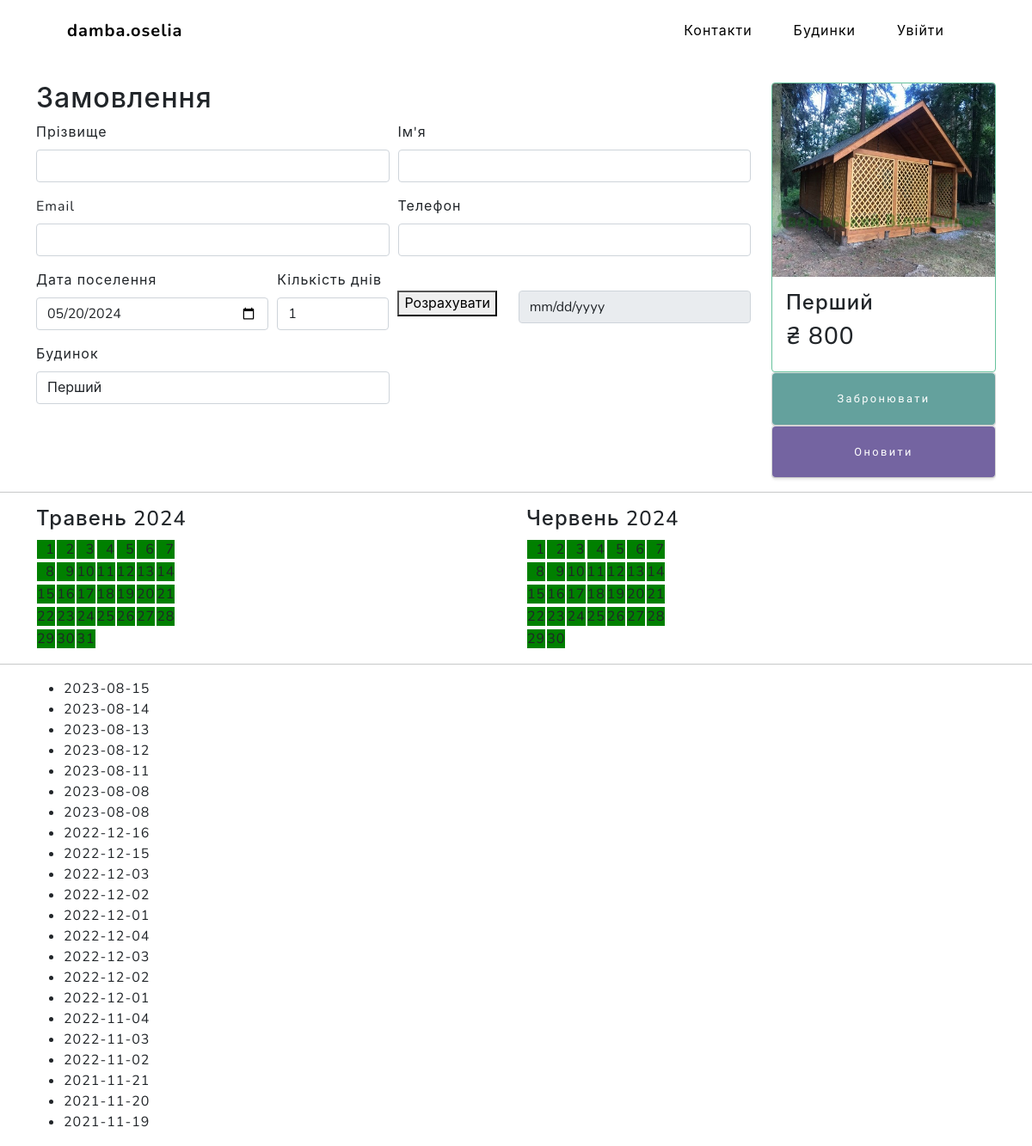
The page /houses/1/order/ on the database its author committed.
### main/models.py (models this page shows, shortened)
class Houses(models.Model):
    name = models.CharField(max_length=32)
    photo = models.ImageField(null=True, blank=True) #
    price = models.FloatField()
    capacity = models.IntegerField()
    rooms = models.IntegerField(null=True) #
    beds = models.IntegerField()
    wifi = models.BooleanField(default=True)
    kitchen = models.BooleanField(default=True)
    bathroom = models.BooleanField(default=True)
    floors = models.IntegerField()
    central_heat = models.BooleanField(default=False) #
    pets_allow = models.BooleanField(default=False) #
    description = models.CharField(max_length= 255, null=True) #
    def get_absolute_url(self):
        return reverse('house', kwargs={'house_id':self.pk})
    class Meta:
        verbose_name = 'Будинок'
        verbose_name_plural = 'Будинки'
        ordering = ['id']

### main/views.py (the view)
# urls.py: path('houses/<int:house_id>/order/', order_house, name='order_house'),
def order_house(request, house_id):
    info = Houses.objects.get(id=house_id)
    infos = Houses.objects.all()
    book_dates = Book.objects.filter(house=house_id)
    def save_client(f:object):
        first_name = f['first_name']
        last_name = f['last_name']
        phone_number = f['phone']
        email = f['email']
        try:
            Clients.objects.get(email=email)
            print('ТАКИЙ email ВЖЕ Є')
        except Clients.DoesNotExist:
            client = Clients(first_name=first_name, last_name=last_name, phone_number=phone_number, email=email)
            client.save()
        print('SAVED client')
    def save_book(f:object):
        email = f['email']
        client = Clients.objects.get(email=email)
        house = Houses.objects.get(id=house_id)
        count_of_days = f['count_of_days']
        date_future_settlment = f['date_future_settlment']
        date_future_checkout = date_future_settlment + timedelta(days=count_of_days)
        book = Book(client=client, house=house, date_future_settlment=date_future_settlment, date_future_checkout=date_future_checkout)
        book.save()
        print('SAVED book')
    def make_dates_arr(book_dates:list) -> list:
        dates_arr = []
        for bd in book_dates:
            date1, date2 = bd.date_future_settlment, bd.date_future_checkout
            days = (date2 - date1).days
            print(f'{date1} -- {date2} -> {days}')
            date_arr = []
            for i in range(days):
                date2 -= timedelta(days=1)
                date_arr.append(date2)
            dates_arr.append(date_arr)
        return dates_arr
    dates_arr = make_dates_arr(book_dates)
    def today_date():
        year = date.today().year
        month = date.today().month
        months = {
            '1': 'Січень',
            '2': 'Лютий',
            '3': 'Березень',
            '4': 'Квітень',
            '5': 'Травень',
            '6': 'Червень',
            '7': 'Липень',
            '8': 'Серпень',
            '9': 'Вересень',
            '10': 'Жовтень',
            '11': 'Листопад',
            '12': 'Грудень',
        }
        return [year, month if month>9 else '0'+str(month), month+1 if month+1>9 else '0'+str(month), months[str(month)], months[str(month+1)]]
    if request.method == 'POST':
        form = OrderHouse(request.POST)
        if form.is_valid():
            f = form.cleaned_data
            print('  Валідована форма:', f)
            save_client(f)
            save_book(f)
        else:
            print('  НE валідована форма:', form.cleaned_data)
    else:
        form = OrderHouse()
    today = today_date()
    context = {
        'title':f"Замовлення будинку {house_id} - {info.name}",
        'menu':menu,
        'info':info,
        'form':form,
        'infos':infos,
        'book_dates':dates_arr,
        'dates': {
            'current_year': today[0],
            'current_month_num': today[1],
            'next_month_num': today[2],
            'current_month': today[3],
            'next_month': today[4],
        }
    }
    return render(request, 'main/order_house.html', context=context)

### main/forms.py
class OrderHouse(forms.Form):
    first_name = forms.CharField(max_length=32, label="Ім'я")
    last_name = forms.CharField(max_length=32, label='Прізвище')
    phone = forms.IntegerField(label='Телефон')
    email = forms.EmailField(label='Email')
    count_of_days = forms.IntegerField(max_value=5, min_value=1, label='Кількість днів')
    house = forms.ModelChoiceField(queryset=Houses.objects.all(), empty_label='Виберіть будинок', label='Будинок')
    date_future_settlment = forms.DateField(label='Дата поселення')

### main/views.py (called while the page is built)
@register.filter
def get_range(value):
    return range(value)

### main/templates/main/order_house.html (shortened to what this page needs)
{% extends 'main/base.html' %}
{% load static %}
{% block content %}
<section>
    <div class="container">
        <div class="row">
            <div class="col-10">
                <br><br><br><br>
            </div>
            <div class="col-2"></div>
        </div>
    </div>
</section>
<section>
    <div class="container">
        <div class="row">
            <div class="col-sm-7 col-md-9">
                <div class="row">
                    <div class="col-12">
                        <h2 class="">Замовлення</h2>
                    </div>
                </div>
                <div class="row">
                    <div class="col-12">
                        <form action="{% url 'order_house' info.id %}" method="post" id="main_form">
                            <div class="form-row">
                                <div class="form-group col-md-6">
                                    <label for="{{form.last_name.id_for_label}}">{{form.last_name.label}}</label>
                                    {{form.last_name}}
                                </div>
                                <div class="form-group col-md-6">
                                    <label for="{{form.first_name.id_for_label}}">{{form.first_name.label}}</label>
                                    {{form.first_name}}
                                </div>
                            </div>
                            <div class="form-row">
                                <div class="form-group col-md-6">
                                    <label for="{{form.email.id_for_label}}">{{form.email.label}}</label>
                                    {{form.email}}
                                </div>
                                <div class="form-group col-md-6">
                                    <label for="{{form.phone.id_for_label}}">{{form.phone.label}}</label>
                                    {{form.phone}}
                                </div>
                            </div>
                            <div class="form-row">
                                <div class="form-group col-md-4">
                                    <label for="{{form.date_future_settlment.id_for_label}}">{{form.date_future_settlment.label}}</label>
                                    <input type="date" name="{{form.date_future_settlment.name}}" required="" id="{{form.date_future_settlment.id_for_label}}"
                                    class="form-control" value="2002-04-02">
                                </div>
                                <div class="form-group col-md-2">
                                    <label for="{{form.count_of_days.id_for_label}}">{{form.count_of_days.label}}</label>
                                    <input type="number" id="{{form.count_of_days.id_for_label}}" name="{{form.count_of_days.name}}"
                                    min="1" max="5" value="1" class="form-control">
                                </div>
                                <div class="form-group col-md-2">
                                    <label for="quantity_days_btn"></label><br>
                                    <button type="button" class="" id="quantity_days_btn" onclick="calc_price_sum()">Розрахувати</button>
                                </div>
                                <div class="form-group col-md-4">
                                    <input disabled type="date" name="{{form.date_future_checkout.name}}" required="" id="{{form.date_future_checkout.id_for_label}}"
                                    class="form-control" value="">
                                </div>
                            </div>
                            <div class="form-row">
                                <div class="form-group col-md-6">
                                    <label for="{{form.house.id_for_label}}">{{form.house.label}}</label>
                                    <select name="{{form.house.name}}" id="{{form.house.id_for_label}}" class="form-control">
                                        {% for i in infos %}
                                        <option {% if i.id == info.id %}selected{% endif %} value="{{i.id}}">{{i.name}}</option>
                                        {% endfor %}
                                    </select>
                                </div>
                            </div>
                        </form>
                    </div>
                </div>
            </div>
            <div class="col-sm-5 col-md-3">
                    <div class="card box-shadow border border-success">
                        <a href="{{ info.get_absolute_url }}">
                            <img class="card-img-top" data-src="holder.js/100px225?theme=thumb&amp;bg=55595c&amp;fg=eceeef&amp;text=Thumbnail" alt="Photo preview: {{c.photo_preview}}" style="height: 225px; width: 100%; display: block;"
                            src="/static/main/img/houses/{{info.photo}}" data-holder-rendered="true">
                        </a>
                        <div class="card-body">
                            <div class="title-group d-flex">
                                <h4 class="card-title pricing-card-title">{{info.name}}</h3>
                            </div>
                            <h3 class="pricing-card-title">₴ <span id="price_sum">{{info.price|floatformat:0}}</span></h4>
                        </div>
                    </div>
                    <div class="card box-shadow">
                        <button form="main_form" type="submit" name="send_other" class="btn btn-primary">Забронювати</button>
                    </div>
                    <div class="card box-shadow">
                        <a href="{{ c.get_absolute_url }}" class="btn btn-secondary" role="button">Оновити</a>
                    </div>
            </div>
        </div>
    </div>
</section>
<hr>
<section>
    <div class="container">
        <div class="row">
            <div class="col-6">
                <h4>{{dates.current_month}} {{dates.current_year}}</h4>
                <table>
                    <tbody>
                        {% for j in 31|get_range %}
                            {% if  forloop.counter == 1 %}<tr>{% endif %}
                            {% if  forloop.counter == 8 %}<tr>{% endif %}
                            {% if  forloop.counter == 15 %}<tr>{% endif %}
                            {% if  forloop.counter == 22 %}<tr>{% endif %}
                            {% if  forloop.counter == 29 %}<tr>{% endif %}
                            <td>
                                <span class="calendar_cell" id="{{dates.current_year}}-{{dates.current_month_num}}-{% if forloop.counter < 10 %}0{{forloop.counter}}{% else %}{{forloop.counter}}{% endif %}">
                                    {% if forloop.counter < 10 %}&nbsp&nbsp{{forloop.counter}}{% else %}{{forloop.counter}}{% endif %}
                                </span>
                            </td>
                            {% if  forloop.counter == 7 %}</tr>{% endif %}
                            {% if  forloop.counter == 14 %}</tr>{% endif %}
                            {% if  forloop.counter == 21 %}</tr>{% endif %}
                            {% if  forloop.counter == 28 %}</tr>{% endif %}
                            {% if  forloop.counter == 31 %}</tr>{% endif %}
                        {% endfor %}
                    </tbody>
                </table>
            </div>
            <div class="col-6">
                <h4>{{dates.next_month}} {{dates.current_year}}</h4>
                <table>
                    <tbody>
                        {% for jо in 30|get_range %}
                            {% if  forloop.counter == 1 %}<tr>{% endif %}
                            {% if  forloop.counter == 8 %}<tr>{% endif %}
                            {% if  forloop.counter == 15 %}<tr>{% endif %}
                            {% if  forloop.counter == 22 %}<tr>{% endif %}
                            {% if  forloop.counter == 29 %}<tr>{% endif %}
                            <td>
                                <span class="calendar_cell" id="{{dates.current_year}}-{{dates.next_month_num}}-{% if forloop.counter < 10 %}0{{forloop.counter}}{% else %}{{forloop.counter}}{% endif %}">
                                    {% if forloop.counter < 10 %}&nbsp&nbsp{{forloop.counter}}{% else %}{{forloop.counter}}{% endif %}
                                </span>
                            </td>
                            {% if  forloop.counter == 7 %}</tr>{% endif %}
                            {% if  forloop.counter == 14 %}</tr>{% endif %}
                            {% if  forloop.counter == 21 %}</tr>{% endif %}
                            {% if  forloop.counter == 28 %}</tr>{% endif %}
                        {% endfor %}
                    </tbody>
                </table>
            </div>
        </div>
    </div>
</section>
<hr>
<section>
    <div class="container">
        <div class="row">
            <div class="row">
                <div class="">
                    <ul id="book_dates">
                    {% for bd in book_dates %}
                        {% for d in bd %}
                            <li id="li-{{d|date:'Y-m-d'}}">{{d|date:'Y-m-d'}}</li>
                        {% endfor %}
                    {% endfor %}
                    </ul>
                </div>
            </div>
        </div>
    </div>
</section>
{% endblock %}

### rows shown on the page
Houses: photo (picture), name "Перший", price "800"

### other values the page prints
{{ m.title }} "Контакти" "Будинки"
{{ dates.current_month }} "Травень"
{{ dates.current_year }} "2024"
{{ dates.next_month }} "Червень"
{{ d|date:'Y-m-d' }} "2023-08-15" "2023-08-14" "2023-08-13" "2023-08-12" "2023-08-11" "2023-08-08" "2023-08-08" "2022-12-16" "2022-12-15" "2022-12-03" "2022-12-02" "2022-12-01" "2022-12-04" "2022-12-03" "2022-12-02" "2022-12-01" "2022-11-04" "2022-11-03" "2022-11-02" "2021-11-21" "2021-11-20" "2021-11-19"
form field house "Перший"
